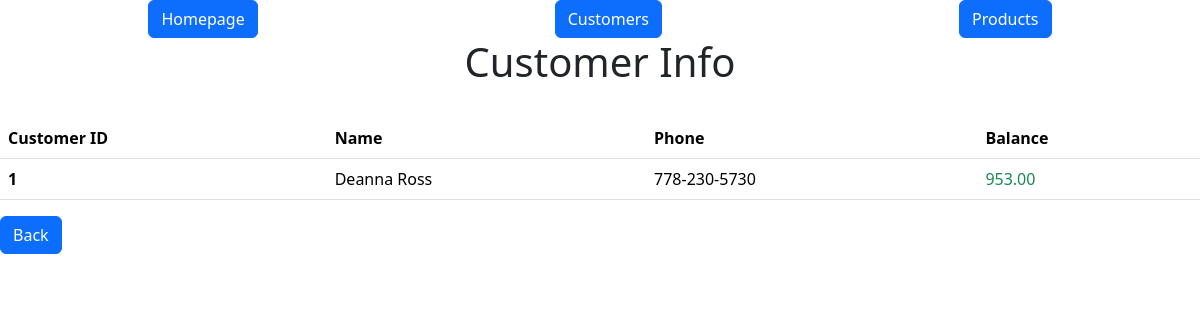
Screenshot of /api/customers?id=1 with the database file from the repository.
### models.py (models this page shows, shortened)
class Customer(db.Model):
    id = mapped_column(Integer, primary_key=True)
    name = mapped_column(String(100), nullable=False)
    phone = mapped_column(String(10), nullable=False)
    balance  = mapped_column(DECIMAL(10,2), nullable=False, default = 0)

### app.py (the view)
@app.route("/api/customers", methods = ["GET"])  # this route will return a customer html using button
def customer_info_btn():
    id = request.args.get('id')
    customer_data = db.get_or_404(Customer,id)
    return render_template("customer.html",customer=customer_data)

### templates/customer.html
{% extends "base.html" %} {% block content %}
<h1 class="d-flex justify-content-center">Customer Info</h1>
<br />
<table class="table table-hover">
  <thead>
    <tr>
      <th scope="col">Customer ID</th>
      <th scope="col">Name</th>
      <th scope="col">Phone</th>
      <th scope="col">Balance</th>
    </tr>
  </thead>
  <tbody>
    <tr>
      <th scope="row">{{customer.id}}</th>
      <td>{{customer.name}}</td>
      <td>{{customer.phone}}</td>
      {% if customer.balance < 0 %}
      <td class="text-danger">{{ customer.balance }}</td>
      {% else %}
      <td class="text-success">{{ customer.balance }}</td>
      {% endif %}
    </tr>
  </tbody>
</table>
<a class="btn btn-primary" href="{{url_for('customers')}}">Back</a>
{% endblock %}

### rows the page displays
Customer: id "1", name "Deanna Ross", phone "778-230-5730", balance "953.00"
